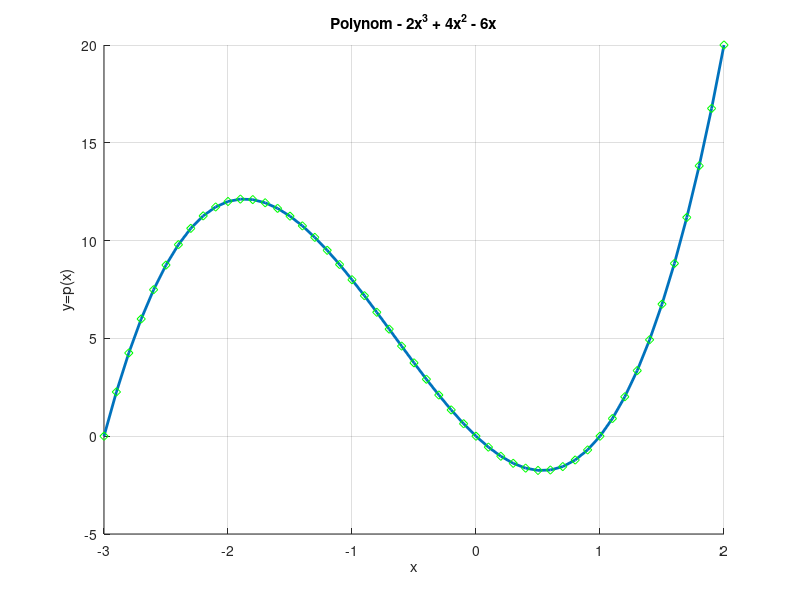

Reproduce this figure in MATLAB.
%p(x) = 2x^3 + 4x^2 - 6x
%najdete hodnoty v bodech zadane funkce
%pouzijte funkci polyval k vypoctu hodnot
clear; clc;
p=[2,4,-6,0];       % polynom se v matlabu definuje jako vektor koeficientů polynomu
 
polyval(p,0)        %hodnota v bode 0
polyval(p,2)        %hodnota v bode 2
polyval(p,[0 1 2])  %hodnota v boodech 0, 1, 2
 
x = (-3 : 0.1 : 2); 
y = polyval(p,x);   %hodnoty polynomu pro vsechny hodnoty vektoru x  
figure('Name',"polynom - 2x^3 + 4x^2 - 6x");
title("Polynom - 2x^3 + 4x^2 - 6x");
grid on;
xlabel('x');
ylabel('y=p(x)');

hold on;
plot(x, y, 'linewidth', 2);
plot(x, y, 'gd');
hold off;